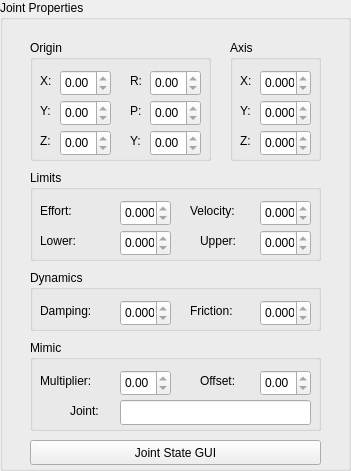
     <widget class="QGroupBox" name="joint_box_import">
      <property name="geometry">
       <rect>
        <x>430</x>
        <y>160</y>
        <width>351</width>
        <height>471</height>
       </rect>
      </property>
      <property name="title">
       <string>Joint Properties</string>
      </property>
      <widget class="QGroupBox" name="groupBox_200">
       <property name="geometry">
        <rect>
         <x>30</x>
         <y>40</y>
         <width>181</width>
         <height>121</height>
        </rect>
       </property>
       <property name="title">
        <string>Origin</string>
       </property>
       <widget class="QDoubleSpinBox" name="joint_origin_x_import">
        <property name="geometry">
         <rect>
          <x>30</x>
          <y>30</y>
          <width>51</width>
          <height>26</height>
         </rect>
        </property>
        <property name="readOnly">
         <bool>true</bool>
        </property>
        <property name="minimum">
         <double>-99.989999999999995</double>
        </property>
       </widget>
       <widget class="QDoubleSpinBox" name="joint_origin_y_import">
        <property name="geometry">
         <rect>
          <x>30</x>
          <y>60</y>
          <width>51</width>
          <height>26</height>
         </rect>
        </property>
        <property name="readOnly">
         <bool>true</bool>
        </property>
        <property name="minimum">
         <double>-99.989999999999995</double>
        </property>
       </widget>
       <widget class="QDoubleSpinBox" name="joint_origin_z_import">
        <property name="geometry">
         <rect>
          <x>30</x>
          <y>90</y>
          <width>51</width>
          <height>26</height>
         </rect>
        </property>
        <property name="readOnly">
         <bool>true</bool>
        </property>
        <property name="minimum">
         <double>-99.989999999999995</double>
        </property>
       </widget>
       <widget class="QLabel" name="label_617">
        <property name="geometry">
         <rect>
          <x>10</x>
          <y>90</y>
          <width>21</width>
          <height>21</height>
         </rect>
        </property>
        <property name="text">
         <string>Z:</string>
        </property>
       </widget>
       <widget class="QLabel" name="label_618">
        <property name="geometry">
         <rect>
          <x>10</x>
          <y>60</y>
          <width>21</width>
          <height>21</height>
         </rect>
        </property>
        <property name="text">
         <string>Y:</string>
        </property>
       </widget>
       <widget class="QLabel" name="label_619">
        <property name="geometry">
         <rect>
          <x>10</x>
          <y>30</y>
          <width>21</width>
          <height>21</height>
         </rect>
        </property>
        <property name="text">
         <string>X:</string>
        </property>
       </widget>
       <widget class="QDoubleSpinBox" name="joint_origin_yaw_import">
        <property name="geometry">
         <rect>
          <x>120</x>
          <y>90</y>
          <width>51</width>
          <height>26</height>
         </rect>
        </property>
        <property name="readOnly">
         <bool>true</bool>
        </property>
        <property name="minimum">
         <double>-180.000000000000000</double>
        </property>
        <property name="maximum">
         <double>180.000000000000000</double>
        </property>
       </widget>
       <widget class="QLabel" name="label_620">
        <property name="geometry">
         <rect>
          <x>100</x>
          <y>90</y>
          <width>21</width>
          <height>21</height>
         </rect>
        </property>
        <property name="text">
         <string>Y:</string>
        </property>
       </widget>
       <widget class="QDoubleSpinBox" name="joint_origin_p_import">
        <property name="geometry">
         <rect>
          <x>120</x>
          <y>60</y>
          <width>51</width>
          <height>26</height>
         </rect>
        </property>
        <property name="readOnly">
         <bool>true</bool>
        </property>
        <property name="minimum">
         <double>-180.000000000000000</double>
        </property>
        <property name="maximum">
         <double>180.000000000000000</double>
        </property>
       </widget>
       <widget class="QLabel" name="label_621">
        <property name="geometry">
         <rect>
          <x>100</x>
          <y>60</y>
          <width>21</width>
          <height>21</height>
         </rect>
        </property>
        <property name="text">
         <string>P:</string>
        </property>
       </widget>
       <widget class="QDoubleSpinBox" name="joint_origin_r_import">
        <property name="geometry">
         <rect>
          <x>120</x>
          <y>30</y>
          <width>51</width>
          <height>26</height>
         </rect>
        </property>
        <property name="readOnly">
         <bool>true</bool>
        </property>
        <property name="minimum">
         <double>-180.000000000000000</double>
        </property>
        <property name="maximum">
         <double>180.000000000000000</double>
        </property>
       </widget>
       <widget class="QLabel" name="label_622">
        <property name="geometry">
         <rect>
          <x>100</x>
          <y>30</y>
          <width>21</width>
          <height>21</height>
         </rect>
        </property>
        <property name="text">
         <string>R:</string>
        </property>
       </widget>
      </widget>
      <widget class="QGroupBox" name="groupBox_201">
       <property name="geometry">
        <rect>
         <x>230</x>
         <y>40</y>
         <width>91</width>
         <height>121</height>
        </rect>
       </property>
       <property name="title">
        <string>Axis</string>
       </property>
       <widget class="QDoubleSpinBox" name="joint_aor_z_import">
        <property name="geometry">
         <rect>
          <x>30</x>
          <y>90</y>
          <width>51</width>
          <height>26</height>
         </rect>
        </property>
        <property name="readOnly">
         <bool>true</bool>
        </property>
        <property name="decimals">
         <number>3</number>
        </property>
        <property name="minimum">
         <double>-99.989999999999995</double>
        </property>
       </widget>
       <widget class="QLabel" name="label_623">
        <property name="geometry">
         <rect>
          <x>10</x>
          <y>90</y>
          <width>21</width>
          <height>21</height>
         </rect>
        </property>
        <property name="text">
         <string>Z:</string>
        </property>
       </widget>
       <widget class="QDoubleSpinBox" name="joint_aor_y_import">
        <property name="geometry">
         <rect>
          <x>30</x>
          <y>60</y>
          <width>51</width>
          <height>26</height>
         </rect>
        </property>
        <property name="readOnly">
         <bool>true</bool>
        </property>
        <property name="decimals">
         <number>3</number>
        </property>
        <property name="minimum">
         <double>-99.989999999999995</double>
        </property>
       </widget>
       <widget class="QLabel" name="label_624">
        <property name="geometry">
         <rect>
          <x>10</x>
          <y>60</y>
          <width>21</width>
          <height>21</height>
         </rect>
        </property>
        <property name="text">
         <string>Y:</string>
        </property>
       </widget>
       <widget class="QDoubleSpinBox" name="joint_aor_x_import">
        <property name="geometry">
         <rect>
          <x>30</x>
          <y>30</y>
          <width>51</width>
          <height>26</height>
         </rect>
        </property>
        <property name="readOnly">
         <bool>true</bool>
        </property>
        <property name="decimals">
         <number>3</number>
        </property>
        <property name="minimum">
         <double>-99.989999999999995</double>
        </property>
       </widget>
       <widget class="QLabel" name="label_625">
        <property name="geometry">
         <rect>
          <x>10</x>
          <y>30</y>
          <width>21</width>
          <height>21</height>
         </rect>
        </property>
        <property name="text">
         <string>X:</string>
        </property>
       </widget>
      </widget>
      <widget class="QGroupBox" name="groupBox_202">
       <property name="geometry">
        <rect>
         <x>30</x>
         <y>170</y>
         <width>291</width>
         <height>91</height>
        </rect>
       </property>
       <property name="title">
        <string>Limits</string>
       </property>
       <widget class="QDoubleSpinBox" name="joint_limit_vel_import">
        <property name="geometry">
         <rect>
          <x>230</x>
          <y>30</y>
          <width>51</width>
          <height>26</height>
         </rect>
        </property>
        <property name="readOnly">
         <bool>true</bool>
        </property>
        <property name="decimals">
         <number>3</number>
        </property>
        <property name="maximum">
         <double>10000.000000000000000</double>
        </property>
       </widget>
       <widget class="QDoubleSpinBox" name="joint_limit_effort_import">
        <property name="geometry">
         <rect>
          <x>90</x>
          <y>30</y>
          <width>51</width>
          <height>26</height>
         </rect>
        </property>
        <property name="readOnly">
         <bool>true</bool>
        </property>
        <property name="decimals">
         <number>3</number>
        </property>
        <property name="maximum">
         <double>1000000000.000000000000000</double>
        </property>
       </widget>
       <widget class="QDoubleSpinBox" name="joint_limit_upper_import">
        <property name="geometry">
         <rect>
          <x>230</x>
          <y>60</y>
          <width>51</width>
          <height>26</height>
         </rect>
        </property>
        <property name="readOnly">
         <bool>true</bool>
        </property>
        <property name="decimals">
         <number>3</number>
        </property>
       </widget>
       <widget class="QDoubleSpinBox" name="joint_limit_lower_import">
        <property name="geometry">
         <rect>
          <x>90</x>
          <y>60</y>
          <width>51</width>
          <height>26</height>
         </rect>
        </property>
        <property name="readOnly">
         <bool>true</bool>
        </property>
        <property name="decimals">
         <number>3</number>
        </property>
        <property name="minimum">
         <double>-180.000000000000000</double>
        </property>
        <property name="maximum">
         <double>180.000000000000000</double>
        </property>
       </widget>
       <widget class="QLabel" name="label_626">
        <property name="geometry">
         <rect>
          <x>10</x>
          <y>30</y>
          <width>51</width>
          <height>21</height>
         </rect>
        </property>
        <property name="text">
         <string>Effort:</string>
        </property>
       </widget>
       <widget class="QLabel" name="label_627">
        <property name="geometry">
         <rect>
          <x>160</x>
          <y>30</y>
          <width>61</width>
          <height>21</height>
         </rect>
        </property>
        <property name="text">
         <string>Velocity:</string>
        </property>
       </widget>
       <widget class="QLabel" name="label_628">
        <property name="geometry">
         <rect>
          <x>170</x>
          <y>60</y>
          <width>61</width>
          <height>21</height>
         </rect>
        </property>
        <property name="text">
         <string>Upper:</string>
        </property>
       </widget>
       <widget class="QLabel" name="label_629">
        <property name="geometry">
         <rect>
          <x>10</x>
          <y>60</y>
          <width>51</width>
          <height>21</height>
         </rect>
        </property>
        <property name="text">
         <string>Lower:</string>
        </property>
       </widget>
      </widget>
      <widget class="QGroupBox" name="groupBox_203">
       <property name="geometry">
        <rect>
         <x>30</x>
         <y>270</y>
         <width>291</width>
         <height>61</height>
        </rect>
       </property>
       <property name="title">
        <string>Dynamics</string>
       </property>
       <widget class="QDoubleSpinBox" name="joint_damping_import">
        <property name="geometry">
         <rect>
          <x>90</x>
          <y>30</y>
          <width>51</width>
          <height>26</height>
         </rect>
        </property>
        <property name="readOnly">
         <bool>true</bool>
        </property>
        <property name="decimals">
         <number>3</number>
        </property>
        <property name="maximum">
         <double>1.000000000000000</double>
        </property>
       </widget>
       <widget class="QDoubleSpinBox" name="joint_friction_import">
        <property name="geometry">
         <rect>
          <x>230</x>
          <y>30</y>
          <width>51</width>
          <height>26</height>
         </rect>
        </property>
        <property name="readOnly">
         <bool>true</bool>
        </property>
        <property name="decimals">
         <number>3</number>
        </property>
       </widget>
       <widget class="QLabel" name="label_630">
        <property name="geometry">
         <rect>
          <x>160</x>
          <y>30</y>
          <width>61</width>
          <height>21</height>
         </rect>
        </property>
        <property name="text">
         <string>Friction:</string>
        </property>
       </widget>
       <widget class="QLabel" name="label_631">
        <property name="geometry">
         <rect>
          <x>10</x>
          <y>30</y>
          <width>71</width>
          <height>21</height>
         </rect>
        </property>
        <property name="text">
         <string>Damping:</string>
        </property>
       </widget>
      </widget>
      <widget class="QGroupBox" name="groupBox_204">
       <property name="geometry">
        <rect>
         <x>30</x>
         <y>340</y>
         <width>291</width>
         <height>91</height>
        </rect>
       </property>
       <property name="title">
        <string>Mimic</string>
       </property>
       <property name="checkable">
        <bool>false</bool>
       </property>
       <widget class="QDoubleSpinBox" name="joint_mimic_offset_import">
        <property name="geometry">
         <rect>
          <x>230</x>
          <y>30</y>
          <width>51</width>
          <height>26</height>
         </rect>
        </property>
        <property name="readOnly">
         <bool>true</bool>
        </property>
        <property name="minimum">
         <double>-1000.000000000000000</double>
        </property>
        <property name="maximum">
         <double>1000.000000000000000</double>
        </property>
       </widget>
       <widget class="QLabel" name="label_632">
        <property name="geometry">
         <rect>
          <x>170</x>
          <y>30</y>
          <width>61</width>
          <height>21</height>
         </rect>
        </property>
        <property name="text">
         <string>Offset:</string>
        </property>
       </widget>
       <widget class="QDoubleSpinBox" name="joint_mimic_mult_import">
        <property name="enabled">
         <bool>true</bool>
        </property>
        <property name="geometry">
         <rect>
          <x>90</x>
          <y>30</y>
          <width>51</width>
          <height>26</height>
         </rect>
        </property>
        <property name="readOnly">
         <bool>true</bool>
        </property>
        <property name="minimum">
         <double>-1000.000000000000000</double>
        </property>
        <property name="maximum">
         <double>1000.000000000000000</double>
        </property>
       </widget>
       <widget class="QLabel" name="label_633">
        <property name="geometry">
         <rect>
          <x>10</x>
          <y>30</y>
          <width>71</width>
          <height>21</height>
         </rect>
        </property>
        <property name="text">
         <string>Multiplier:</string>
        </property>
       </widget>
       <widget class="QLabel" name="label_634">
        <property name="geometry">
         <rect>
          <x>40</x>
          <y>60</y>
          <width>41</width>
          <height>21</height>
         </rect>
        </property>
        <property name="text">
         <string>Joint:</string>
        </property>
       </widget>
       <widget class="QLineEdit" name="mimic_joint_import">
        <property name="geometry">
         <rect>
          <x>90</x>
          <y>60</y>
          <width>191</width>
          <height>25</height>
         </rect>
        </property>
        <property name="text">
         <string/>
        </property>
        <property name="cursorPosition">
         <number>0</number>
        </property>
        <property name="readOnly">
         <bool>true</bool>
        </property>
       </widget>
      </widget>
      <widget class="QPushButton" name="joint_gui_button_2">
       <property name="geometry">
        <rect>
         <x>30</x>
         <y>440</y>
         <width>291</width>
         <height>25</height>
        </rect>
       </property>
       <property name="text">
        <string>Joint State GUI</string>
       </property>
      </widget>
     </widget>
